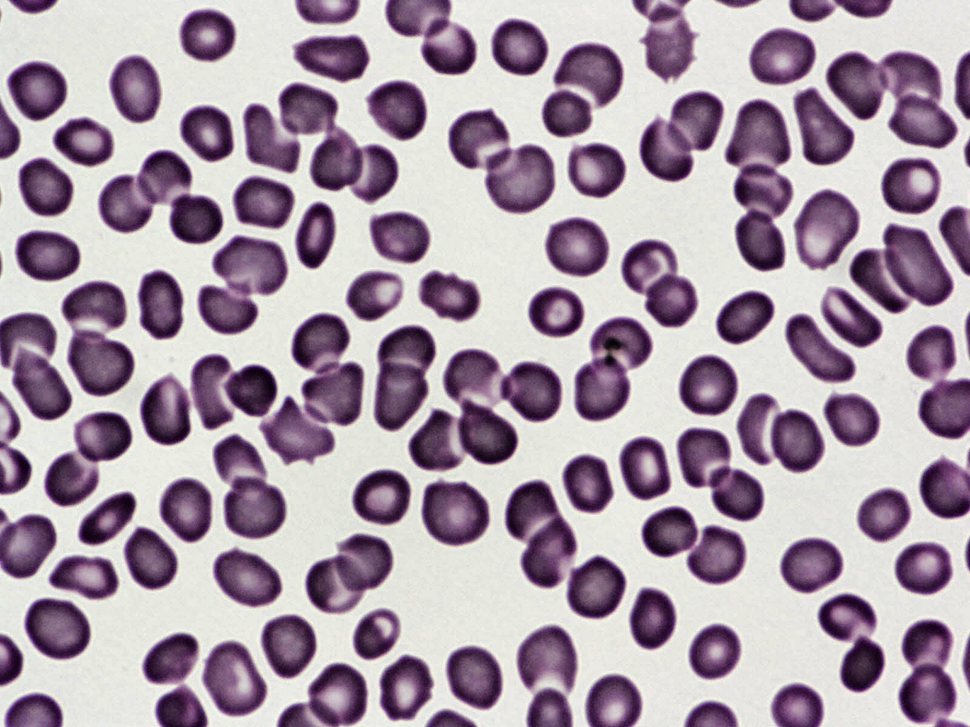
#> input picture Projeto Malária/0ac747cd-ff32-49bf-bc1a-3e9b7702ce9c.png, 970 x 727 px, shrunk from 1600 x 1200 before the run
$ jupyter execute --allow-errors Teste.ipynb
#> lines starting #> are read from the running program, lines starting #| are printed output that depends on the picture; after the words box and inside, x2 and y2 are one past the last pixel; in counts of white or black regions, pixels touching at a corner belong together; long printed decimals are rounded
[cell 1]
import matplotlib.pyplot as plt
from skimage import io
from skimage import color
from skimage.filters import sobel
from skimage.draw import circle_perimeter
from skimage.morphology import *
from skimage.transform import hough_circle_peaks, hough_circle
from skimage.exposure import equalize_hist
import numpy as np
import cv2
import sys

[cell 2]
imagem = io.imread("0ac747cd-ff32-49bf-bc1a-3e9b7702ce9c.png")
#> imagem is the input picture: shape (727, 970, 3); mean R, G, B 168.2, 152.9, 166.4
red_img = imagem [:, :, 0]
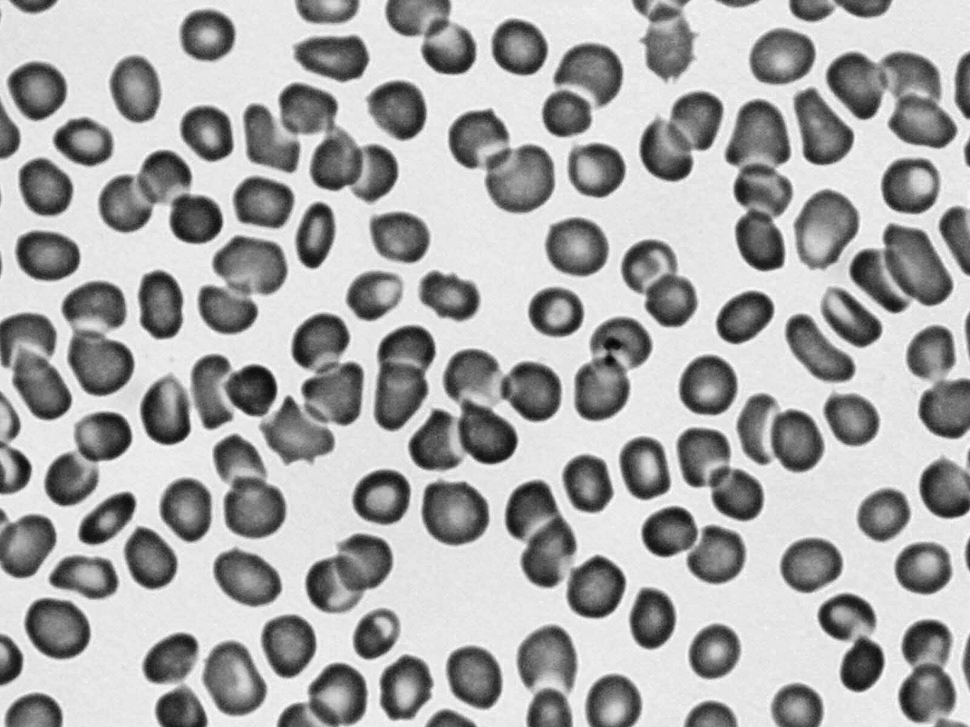
#> red_img: shape (727, 970); min 3, max 255, mean 168.2
green_img = imagem [:, :, 1]
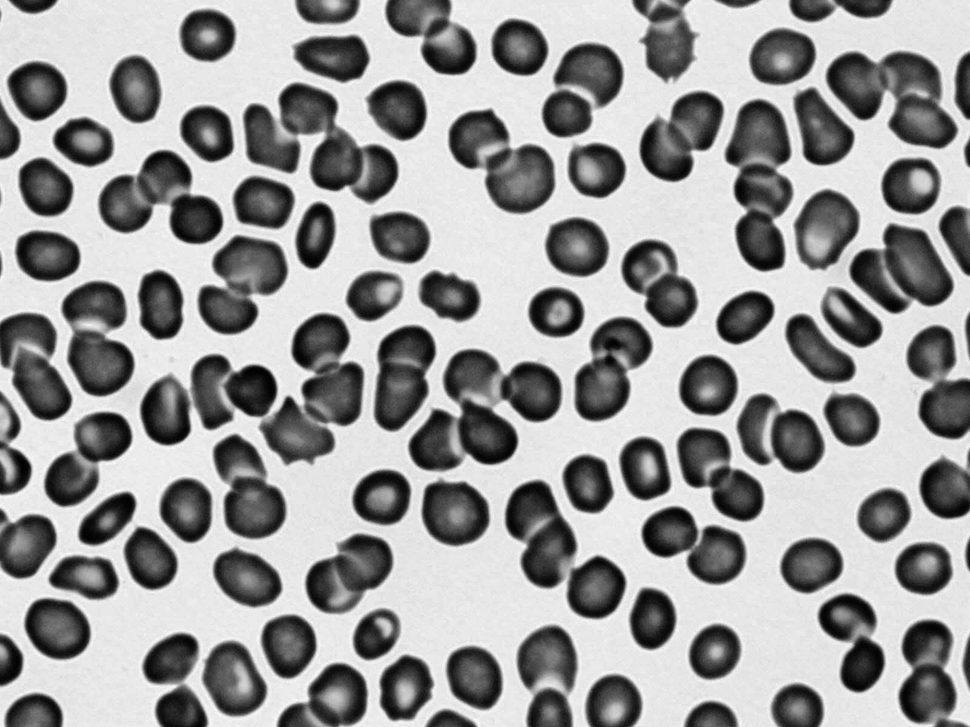
#> green_img: shape (727, 970); min 0, max 253, mean 152.9
blue_img = imagem [:, :, 2]
plt.imshow(red_img, cmap='gray')

plt.imshow(green_img, cmap='gray')

plt.imshow(blue_img, cmap='gray')

[cell 3]
_,ax = plt.subplots (1,2)
ax[0].imshow (red_img,cmap='gray',vmin=0,vmax=255)
ax[1].imshow (green_img,cmap='gray',vmin=0,vmax=255)
_,ax = plt.subplots (1,2)
ax[0].imshow (green_img,cmap='gray',vmin=0,vmax=255)
ax[1].imshow (blue_img,cmap='gray',vmin=0,vmax=255)
_,ax = plt.subplots (1,2)
ax[0].imshow (red_img,cmap='gray',vmin=0,vmax=255)
ax[1].imshow (blue_img,cmap='gray',vmin=0,vmax=255)
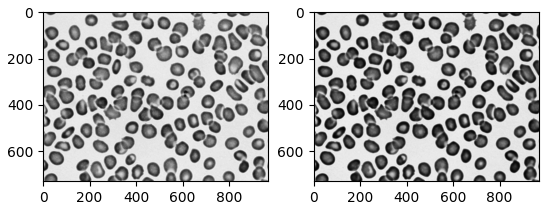
#> figure drawn by matplotlib, 2 panels

[cell 4]
blue_img.shape
#> Out = (727, 970)

[cell 5]
binaria = blue_img.copy()
limiar = imagem.max() * (110 / 256)
#> limiar = 109.6
binaria [binaria <= limiar] = 0
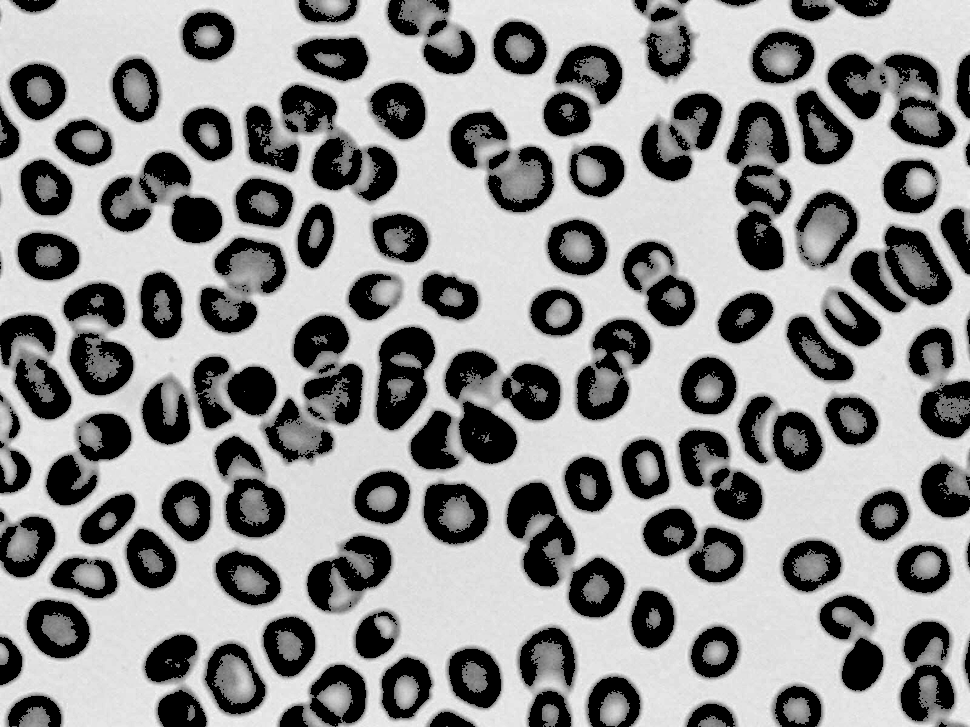
#> binaria: shape (727, 970); min 0, max 250, mean 145.1
binaria [binaria > 0] = 1
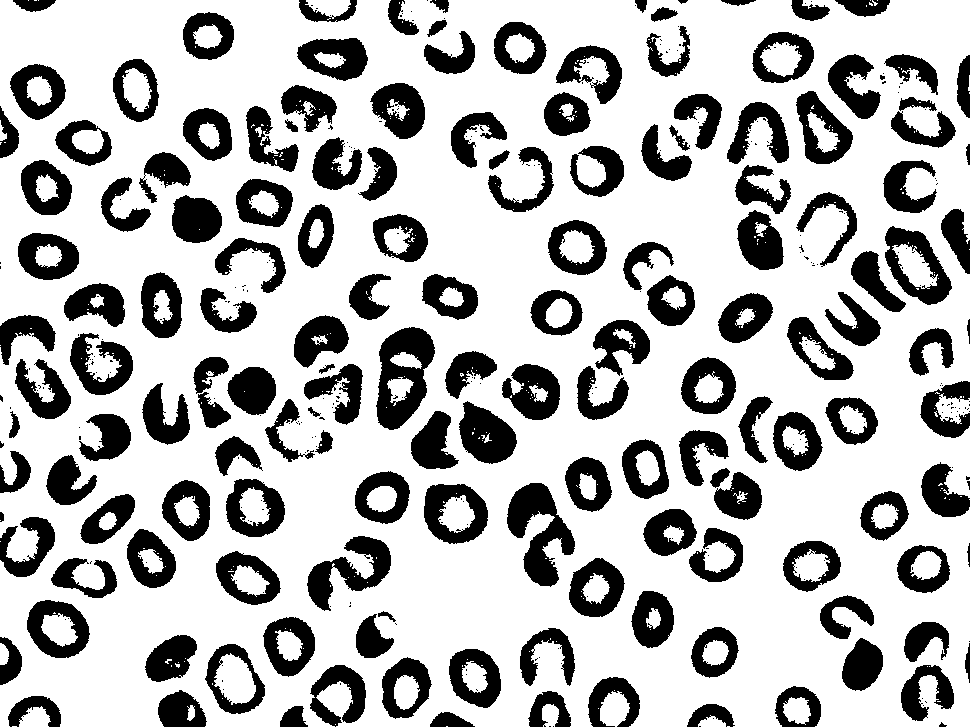
#> binaria: shape (727, 970); values 0 (black) and 1 (white), 72.2% white; 408 black regions (251 under 20 px), largest, box (x1, y1, x2, y2) and area: (376, 327, 435, 430) 3528, (507, 483, 575, 587) 3443, (307, 536, 391, 611) 2645
plt.imshow(binaria * 255, cmap='gray')
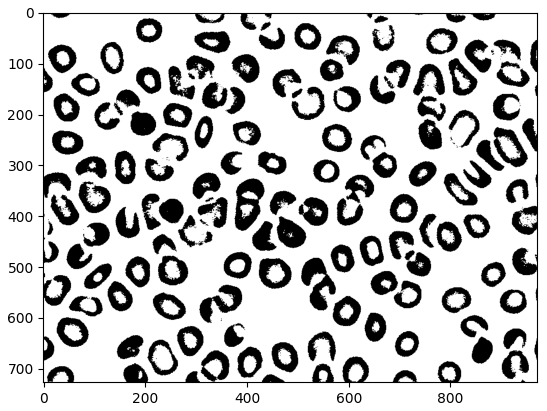
#> figure drawn by matplotlib, 1 panel

[cell 6]
binary = binary_opening (binaria)
#> binary: shape (727, 970) bool; 71.6% white; 282 black regions (127 under 20 px), largest, box (x1, y1, x2, y2) and area: (376, 327, 435, 430) 3578, (507, 483, 575, 587) 3480, (307, 536, 391, 611) 2692
binary = binary_closing (binaria)
#> binary: shape (727, 970) bool; 72.7% white; 181 black regions (18 under 20 px), largest, box (x1, y1, x2, y2) and area: (376, 327, 435, 430) 3492, (507, 483, 575, 587) 3403, (307, 536, 391, 611) 2593

plt.imshow(binary, cmap='gray')

[cell 7]
edges = sobel(binary)
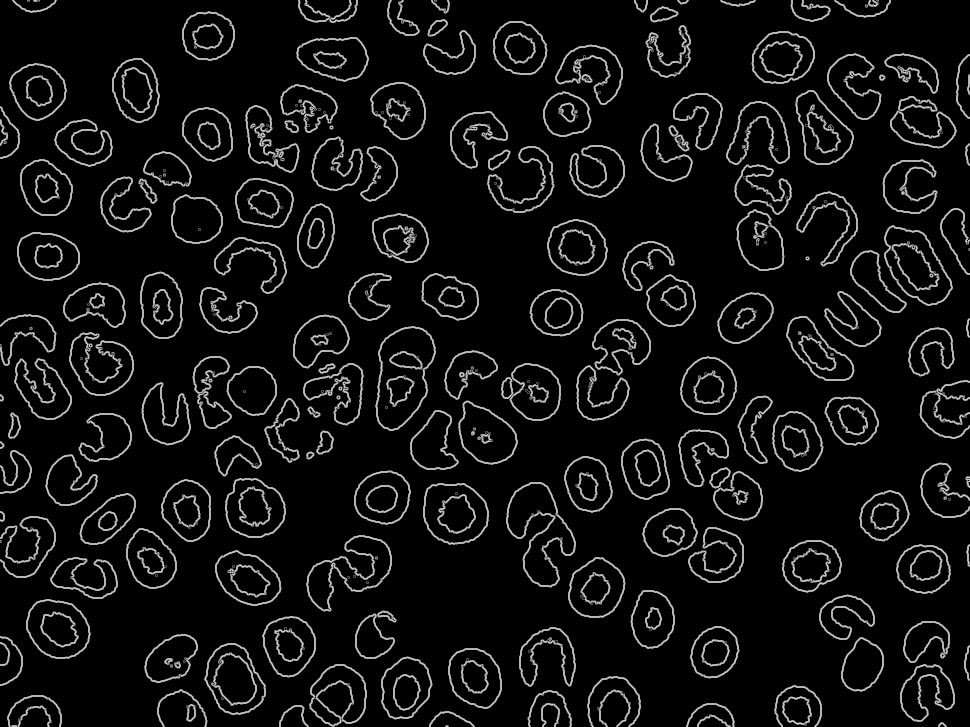
#> edges: shape (727, 970) float64; min 0, max 0.791, mean 0.067

plt.imshow(edges, cmap='gray')

[cell 8]
raios = np.arange(40, 50, 2)
hough_grade = hough_circle (edges, raios)

[cell 9]
acumulador, a, b, raio = hough_circle_peaks (hough_grade, raios,total_num_peaks = 150)
#> acumulador = 150 values, max 0.431 at index 0, min 0.341 at index 147, mean 0.364; a = 150 values, max 928 at index 128, min 47 at index 77, mean 503.9; b = 150 values, max 689 at index 82, min 91 at index 78, mean 302.9; raio = 150 values, max 48 at index 27, min 40 at index 0, mean 42.53

[cell 10]
fig, ax = plt.subplots(ncols=1, nrows=1, figsize=(20, 8))
image = color.gray2rgb(blue_img)

for center_y, center_x, radius in zip(b, a, raio):
    circy, circx = circle_perimeter(center_y, center_x, radius, shape = image.shape)
    image[circy, circx] = (220, 20, 20)
#> this loop made 150 passes
#> (center_y, center_x, radius) on passes 1 to 12: (402, 240, 40), (563, 255, 40), (151, 301, 40), (355, 93, 42), (329, 827, 40), (384, 381, 44), (384, 386, 40), (156, 781, 40), (143, 292, 44), (153, 300, 42), (126, 302, 40), (269, 895, 42)
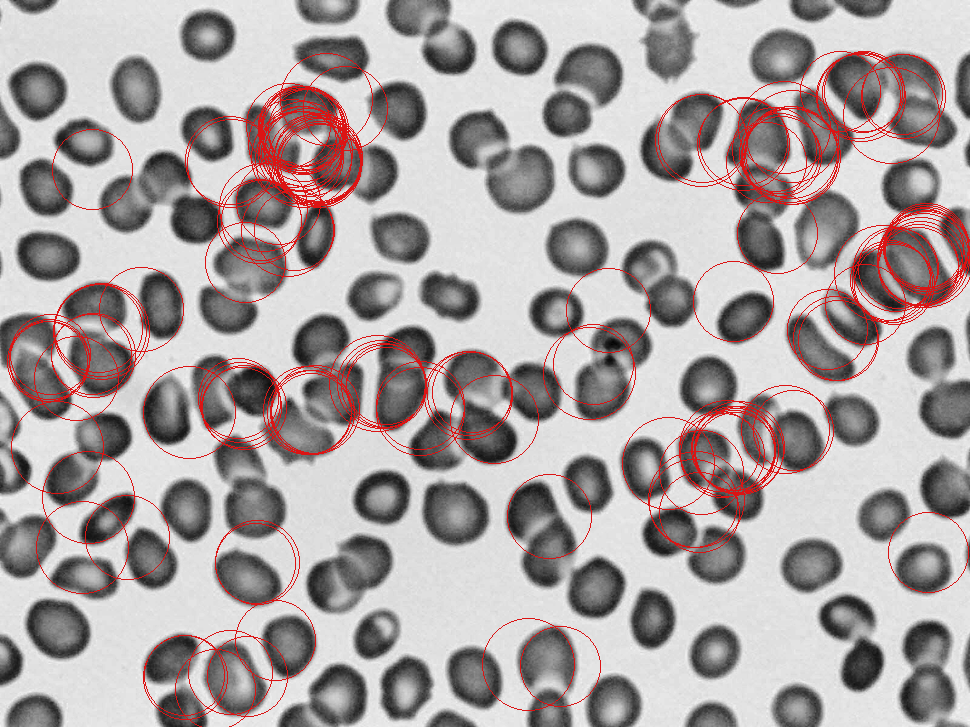
#> image: shape (727, 970, 3); mean R, G, B 169.7, 161.2, 161.2

ax.imshow(image, cmap=plt.cm.gray)
print((acumulador) , raio)
#| [0.431 0.4267 0.4267 0.425      0.4138  0.4062
#|  0.4052 0.4052 0.4023 0.4        0.3966 0.3958
#|  0.3958 0.3958 0.3922 0.3917 0.3917 0.3906
#|  0.3902 0.3879 0.3875     0.3836 0.3833 0.3833
#|  0.3833 0.3833 0.3828  0.3821 0.3793 0.3793
#|  0.3793 0.3792 0.3792 0.3789 0.3788 0.375
#|  0.375      0.375      0.375      0.375      0.375      0.3714
#|  0.3714 0.3711 0.3672  0.3672 [40 40 40 42 40 44 40 40 44 42 40 42 42 42 40 42 42 44 46 40 42 40 42 42
#|  42 42 44 48 40 40 40 42 42 44 46 44 40 40 40 40 40 48 48 44 44 44 44 42
#|  42 40 40 46 44 44 44 44 42 42 42 42 40 40 40 40 40 46 46 46 46 44 42 42
#|  40 40 40 40 40 40 40 40 40 40 40 40 48 46 44 44 44 44 44 42 42 42 42 48
#|  40 40 40 40 44 44 42 42 42 42 42 48 48 48 40 40 46 46 46 44 48 48 42 42
#> (further printed lines are left out)

[cell 11]
0.65416667 - 0.65416667

[cell 12]
acumulador.shape
#> Out = (150,)

[cell 13]
import numpy as np
from scipy.spatial.distance import cdist

# Defina os parâmetros do algoritmo de detecção de círculos
radius_range = (10, 20)
min_distance = 30

# # Executa a detecção de círculos usando a transformada de Hough
# hough_radii = np.arange(*radius_range)
# hough_res = hough_circle(img, hough_radii)
# centers, accums, _ = hough_circle_peaks(hough_res, hough_radii, total_num_peaks=10)
# # acumulador, a, b, raio = hough_circle_peaks (hough_grade, raios,total_num_peaks = 3)
# Transforma acumulador em matriz 2D
acumulador_2d = np.reshape(acumulador, (-1, 3))
#> acumulador_2d = 50 rows, first 8: [0.431, 0.427, 0.427], [0.425, 0.414, 0.406], [0.405, 0.405, 0.402], [0.4, 0.397, 0.396], [0.396, 0.396, 0.392], [0.392, 0.392, 0.391], [0.39, 0.388, 0.387], [0.384, 0.383, 0.383]

# Remove círculos duplicados
distances = cdist(acumulador_2d, acumulador_2d)
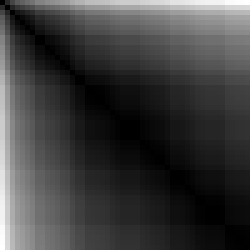
#> distances: shape (50, 50) float64 (shown 5 times larger); min 0, max 0.152, mean 0.0372; drawn with min black and max white
#> (the rest of this cell did not finish here and is left out)

$ run again, with Projeto Malária/00c8364b-8c85-4502-bcfe-64736fe76815.png copied over Projeto Malária/0ac747cd-ff32-49bf-bc1a-3e9b7702ce9c.png
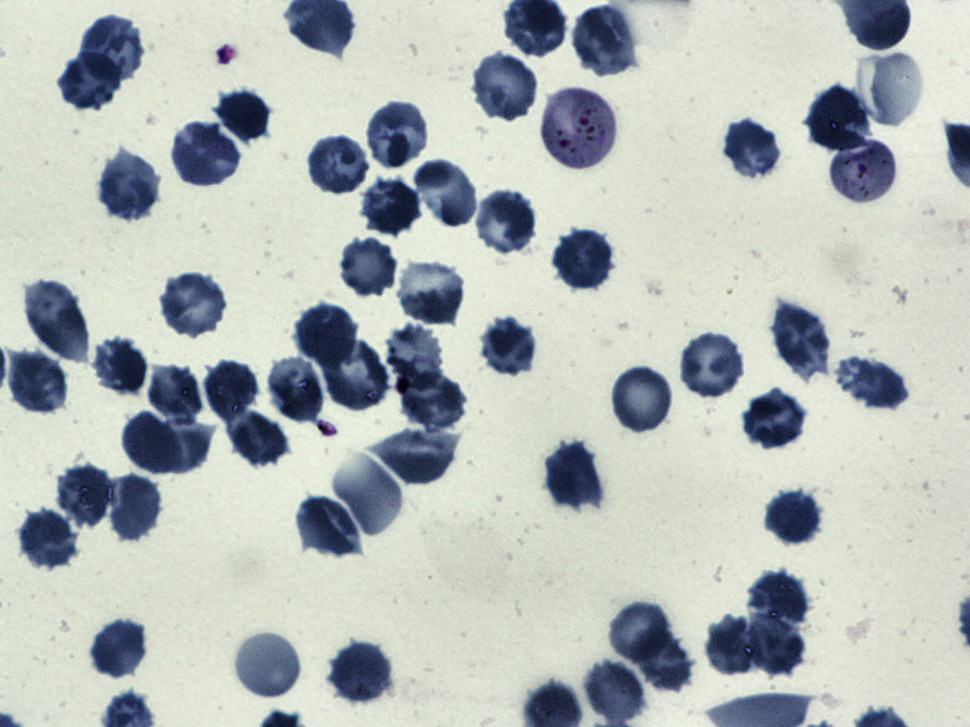
#> input picture Projeto Malária/00c8364b-8c85-4502-bcfe-64736fe76815.png, 970 x 727 px, shrunk from 1600 x 1200 before the run
#> imagem is the input picture: shape (727, 970, 3); mean R, G, B 177.8, 184.8, 182.8
#> limiar = 106.6
#> acumulador = 150 values, max 0.392 at index 0, min 0.296 at index 146, mean 0.317; a = 150 values, max 853 at index 147, min 82 at index 81, mean 421.6; b = 150 values, max 658 at index 62, min 48 at index 143, mean 275.9; raio = 150 values, max 48 at index 1, min 40 at index 5, mean 43.52
#> the loop `for center_y, center_x, radius in zip(b, a, raio):` made 150 passes
#> (center_y, center_x, radius) on passes 1 to 8: (491, 109, 42), (87, 544, 48), (429, 164, 42), (87, 547, 46), (339, 372, 48), (430, 162, 40), (457, 141, 42), (408, 415, 46)
#> after the loop `for center_y, center_x, radius in zip(b, a, raio):`:
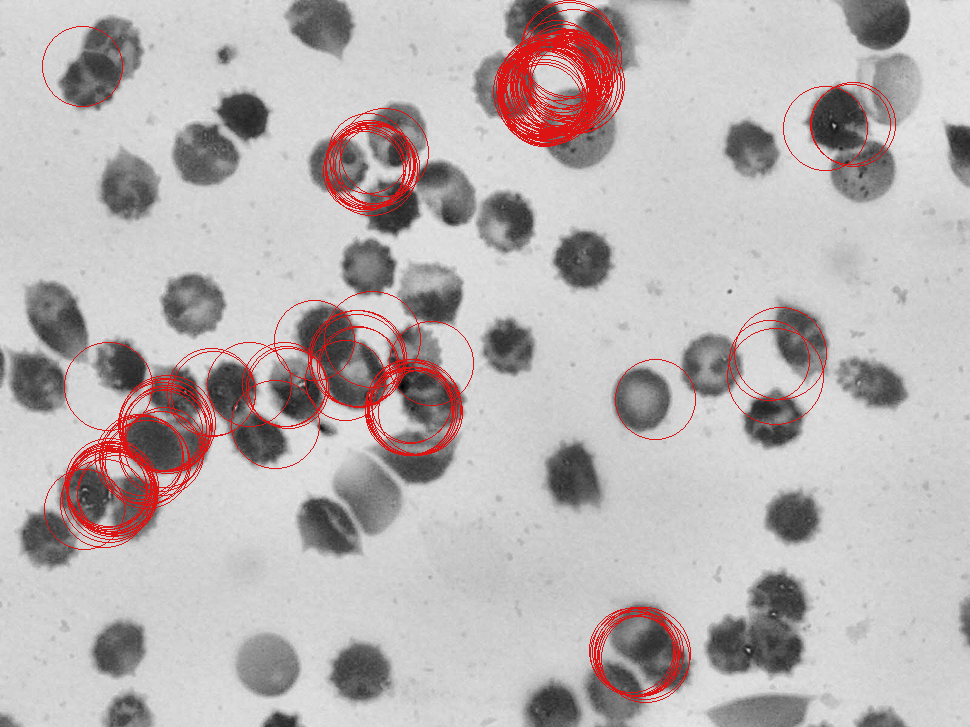
#> image: shape (727, 970, 3); mean R, G, B 185.5, 178.4, 178.4
#| [0.3917 0.3857 0.3833 0.3826 0.3643 0.3578
#|  0.3542 0.3523 0.35       0.35       0.35       0.3477
#|  0.3458 0.3448 0.3438    0.3429 0.3417 0.3417
#|  0.3409 0.3405 0.3405 0.3393 0.3371 0.3362
#|  0.3362  0.3362  0.3362  0.3359  0.3357 0.3333
#|  0.3333 0.332 0.3295 0.3295 0.3295 0.3295
#> (further printed lines are left out)
#> acumulador_2d = 50 rows, first 8: [0.392, 0.386, 0.383], [0.383, 0.364, 0.358], [0.354, 0.352, 0.35], [0.35, 0.35, 0.348], [0.346, 0.345, 0.344], [0.343, 0.342, 0.342], [0.341, 0.341, 0.341], [0.339, 0.337, 0.336]
#> `distances = cdist(acumulador_2d, acumulador_2d)`:
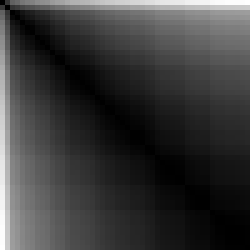
#> distances: shape (50, 50) float64 (shown 5 times larger); min 0, max 0.158, mean 0.0364; drawn with min black and max white
